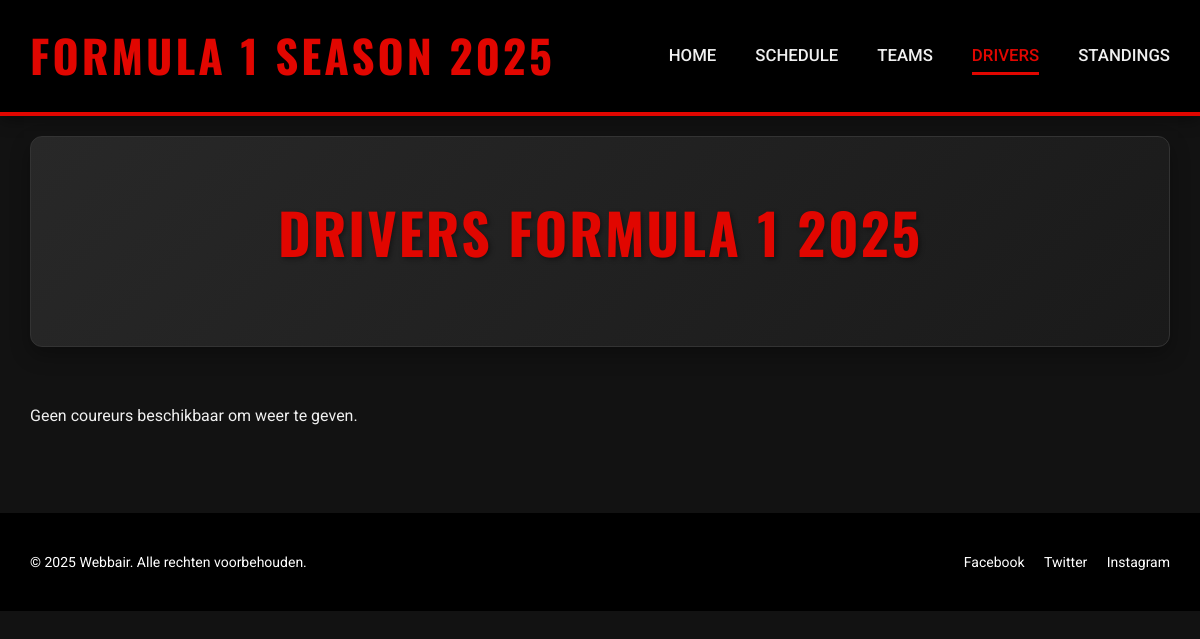
Before: /drivers.php with the older database file.
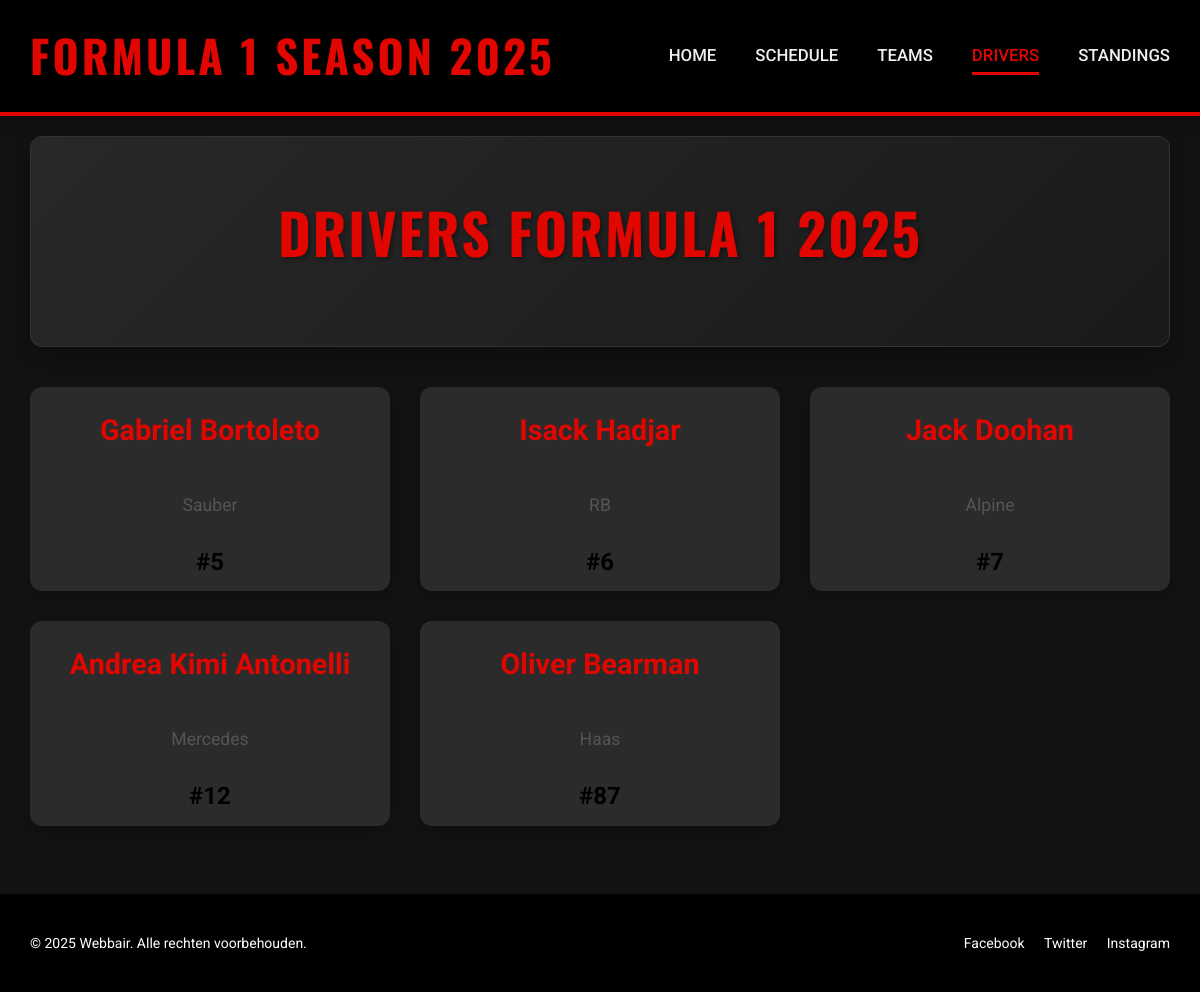
After: the same page with the newer database file.
### tables this page shows
CREATE TABLE drivers (
    driver_id INT PRIMARY KEY AUTO_INCREMENT, 
    first_name VARCHAR(50) NOT NULL,          
    last_name VARCHAR(50) NOT NULL,           
    nationality VARCHAR(50) NOT NULL,         
    date_of_birth DATE,                   
    driver_number INT UNIQUE,                 
    team_name VARCHAR(100),                   
    championships_won INT DEFAULT 0,          
    career_points DECIMAL(10, 2) DEFAULT 0.00,
    image_url VARCHAR(255),
    is_active BOOLEAN DEFAULT TRUE            
);

### drivers.php (the view, shortened to what this page needs)
<!DOCTYPE html>
<html lang="nl">
<head>
    <?php
    require_once 'db_config.php';
    $allDrivers = [];
    try {
    $stmt = $pdo->query("SELECT driver_id, first_name, last_name, driver_number, team_name, flag_url, driver_color, is_active FROM drivers WHERE is_active = TRUE ORDER BY driver_number ASC");
        $allDrivers = $stmt->fetchAll();
    } catch (\PDOException $e) {
        error_log("Fout bij het ophalen van alle coureurs: " . $e->getMessage());
        echo "<p>Er is een fout opgetreden bij het laden van de coureurs. Probeer het later opnieuw.</p>";
    }
    ?>
    <link rel="stylesheet" href="style.css">
</head>
<body>
    <header>
        <div class="header-content container">
            <h1 class="site-title">FORMULA 1 SEASON 2025</h1>
            <nav class="main-nav">
                <a href="index.php">Home</a>
                <a href="kalender.html">Schedule</a>
                <a href="teams.php">Teams</a>
                <a href="drivers.php" class="active">Drivers</a>
                <a href="standings.html">Standings</a>
            </nav>
        </div>
    </header>
    <main class="container">
        <section class="page-header-section">
            <h2 class="page-heading">DRIVERS FORMULA 1 2025</h2>
        </section>
        <section class="race-calandar">
            <div class="race-grid">
<?php
if (!empty($allDrivers)) {
    foreach ($allDrivers as $driver) {
        $driverColor = isset($driver['driver_color']) && $driver['driver_color'] ? htmlspecialchars($driver['driver_color']) : 'rgb(0,0,0)';
        $driverSlug = strtolower(str_replace(' ', '-', htmlspecialchars($driver['first_name'] . '-' . $driver['last_name'])));
        $driverPageUrl = 'driver-details.php?slug=' . $driverSlug;
        echo '<a href="' . $driverPageUrl . '" class="race-card" style="--driver-color: ' . $driverColor . ';">';
        echo '    <div class="driver-header">';
        echo '        <h2 class="driver-name">' . htmlspecialchars($driver['first_name']) . ' ' . htmlspecialchars($driver['last_name']) . '</h2>';
        echo '    </div>';
        echo '    <div class="driver-info">';
        echo '        <p class="driver-team">' . htmlspecialchars($driver['team_name']) . '</p>';
        echo '        <p class="driver-number">#' . htmlspecialchars($driver['driver_number']) . '</p>';
        echo '    </div>';
        echo '</a>';
    }
} else {
    echo "<p>Geen coureurs beschikbaar om weer te geven.</p>";
}
?>
            </div>
        </section>
    </main>
    <footer>
        <div class="footer-content container">
            <p>&copy; 2025 Webbair. Alle rechten voorbehouden.</p>
            <div class="social-links">
                <a href="#" aria-label="Facebook">Facebook</a>
                <a href="#" aria-label="Twitter">Twitter</a>
                <a href="#" aria-label="Instagram">Instagram</a>
            </div>
        </div>
    </footer>
</body>
</html>

Changed rows visible on the page:
added drivers: first_name "Gabriel", last_name "Bortoleto", team_name "Sauber", driver_number "5"
added drivers: first_name "Isack", last_name "Hadjar", team_name "RB", driver_number "6"
added drivers: first_name "Jack", last_name "Doohan", team_name "Alpine", driver_number "7"
added drivers: first_name "Andrea Kimi", last_name "Antonelli", team_name "Mercedes", driver_number "12"
added drivers: first_name "Oliver", last_name "Bearman", team_name "Haas", driver_number "87"
Other visible differences:
text no longer shown: "Geen coureurs beschikbaar om weer te geven."
